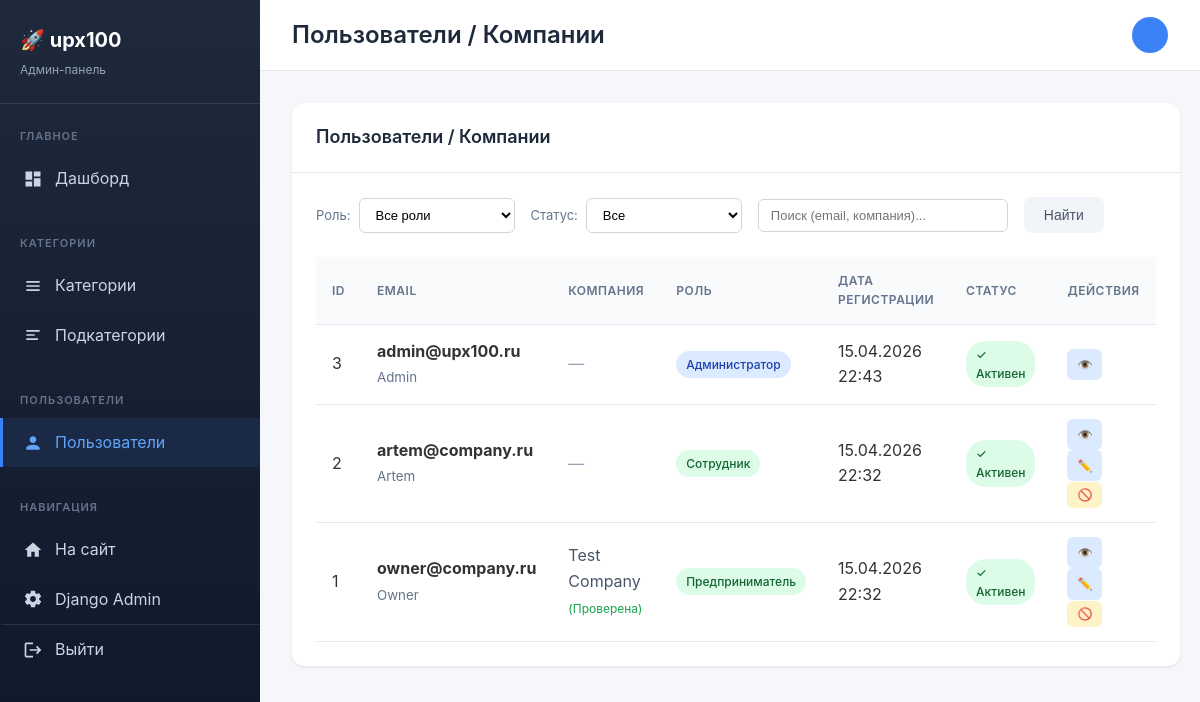
/dashboard/users/ (signed in), run on an earlier commit of the app's database.
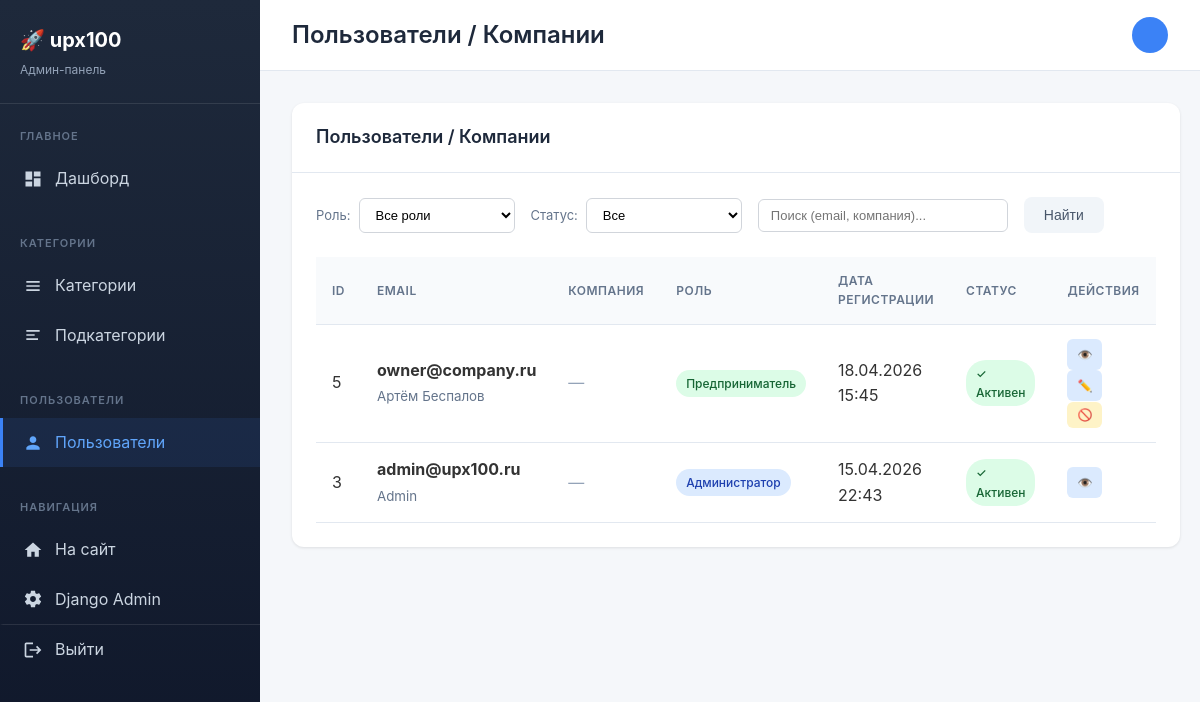
And on a later commit of the database.
### accounts/models.py (models this page shows, shortened)
class User(AbstractBaseUser, PermissionsMixin):
    ROLE_CHOICES = (
        ('admin', 'Администратор'),
        ('entrepreneur', 'Предприниматель'),
        ('employee', 'Сотрудник'),
    )
    email = models.EmailField('Email', unique=True)
    first_name = models.CharField('Имя', max_length=30, blank=True)
    last_name = models.CharField('Фамилия', max_length=30, blank=True)
    phone = models.CharField('Телефон', max_length=20, blank=True)
    role = models.CharField('Роль', max_length=20, choices=ROLE_CHOICES, default='entrepreneur')
    is_staff = models.BooleanField('Статус сотрудника', default=False) # Доступ в стандартную админку (если нужно)
    is_active = models.BooleanField('Активен', default=True) # Бан/разбан
    date_joined = models.DateTimeField('Дата регистрации', default=timezone.now)
    company_name = models.CharField('Название компании', max_length=100, blank=True)
    company_description = models.TextField('Описание компании', blank=True)
    company_address = models.CharField('Адрес', max_length=255, blank=True)
    latitude = models.DecimalField('Широта', max_digits=9, decimal_places=6, null=True, blank=True)
    longitude = models.DecimalField('Долгота', max_digits=9, decimal_places=6, null=True, blank=True)
    logo = models.ImageField('Логотип', upload_to='company_logos/', blank=True, null=True)
    is_verified = models.BooleanField('Компания проверена', default=False)
    objects = UserManager()
    USERNAME_FIELD = 'email'
    REQUIRED_FIELDS = []
    class Meta:
        verbose_name = 'Пользователь / Компания'
        verbose_name_plural = 'Пользователи / Компании'

### dashboard/views.py (the view, shortened to what this page needs)
# urls.py: path('users/', views.user_list, name='user_list'),
@admin_required
def user_list(request):
    users = User.objects.order_by('-date_joined')
    role_filter = request.GET.get('role', '')
    status_filter = request.GET.get('status', '')
    query = request.GET.get('q', '')
    if role_filter:
        users = users.filter(role=role_filter)
    if status_filter == 'active':
        users = users.filter(is_active=True)
    elif status_filter == 'inactive':
        users = users.filter(is_active=False)
    context = {
        'users': users,
        'role_filter': role_filter,
        'status_filter': status_filter,
        'query': query,
        'title': 'Пользователи / Компании',
    }
    return render(request, 'dashboard/users/list.html', context)

### dashboard/views.py (called while the page is built)
def is_admin(user):
    return user.is_authenticated and (user.is_superuser or user.role == 'admin')

### templates/dashboard/users/list.html (shortened to what the changed rows need)
{% extends 'dashboard/base.html' %}
{% block content %}
<div class="card">
    <div class="card-body">
        <div class="table-responsive">
            <table>
                <thead>
                    <tr>
                        <th>ID</th>
                        <th>Email</th>
                        <th>Компания</th>
                        <th>Роль</th>
                        <th>Дата регистрации</th>
                        <th>Статус</th>
                        <th>Действия</th>
                    </tr>
                </thead>
                <tbody>
                    {% for user in users %}
                    <tr>
                        <td>{{ user.pk }}</td>
                        <td>
                            <strong>{{ user.email }}</strong>
                            {% if user.first_name or user.last_name %}
                            <br><small style="color: #64748b;">{{ user.first_name }} {{ user.last_name }}</small>
                            {% endif %}
                        </td>
                        <td>
                            {% if user.company_name %}
                            <span style="color: #475569;">{{ user.company_name }}</span>
                            {% if user.role == 'entrepreneur' %}
                                {% if user.is_verified %}
                                    <span style="color: #16a34a; font-size: 12px;">(Проверена)</span>
                                {% else %}
                                    <span style="color: #ca8a04; font-size: 12px;">(Не проверена)</span>
                                {% endif %}
                            {% endif %}
                            {% else %}
                            <span style="color: #94a3b8;">—</span>
                            {% endif %}
                        </td>
                        <td>
                            {% if user.role == 'admin' %}
                            <span class="badge badge-info">Администратор</span>
                            {% elif user.role == 'entrepreneur' %}
                            <span class="badge badge-success">Предприниматель</span>
                            {% else %}
                            <span class="badge badge-success">Сотрудник</span>
                            {% endif %}
                        </td>
                        <td>{{ user.date_joined|date:"d.m.Y H:i" }}</td>
                        <td>
                            {% if user.is_active %}
                            <span class="badge badge-success">✓ Активен</span>
                            {% else %}
                            <span class="badge badge-danger">✗ Заблокирован</span>
                            {% endif %}
                        </td>
                        <td class="actions-cell">
                            <a href="{% url 'dashboard:user_detail' user.pk %}" class="action-btn edit">👁️</a>
                            {% if user.pk != request.user.pk %}
                            <a href="{% url 'dashboard:user_edit' user.pk %}" class="action-btn edit">✏️</a>
                            <form method="post" action="{% url 'dashboard:user_toggle_active' user.pk %}" style="display: inline;" onsubmit="return confirm('Вы уверены?');">
                                <button type="submit" class="action-btn toggle">
                                    {% if user.is_active %}🚫{% else %}✅{% endif %}
                                </button>
                            </form>
                            {% endif %}
                        </td>
                    </tr>
                    {% empty %}
                    <tr>
                        <td colspan="7" style="text-align: center; padding: 40px; color: #64748b;">
                            Пользователи не найдены
                        </td>
                    </tr>
                    {% endfor %}
                </tbody>
            </table>
        </div>
    </div>
</div>
{% endblock %}

What changed in the data, as far as the page shows it:
removed User: pk "2", email "artem@company.ru", first_name "Artem", role "Сотрудник", date_joined "15.04.2026 22:32", is_active "✓ Активен"
removed User: pk "1", email "owner@company.ru", first_name "Owner", company_name "Test Company", role "(Проверена)", date_joined "15.04.2026 22:32", is_active "✓ Активен"
added User: pk "5", email "owner@company.ru", first_name "Артём", last_name "Беспалов", role "Предприниматель", date_joined "18.04.2026 15:45", is_active "✓ Активен"
